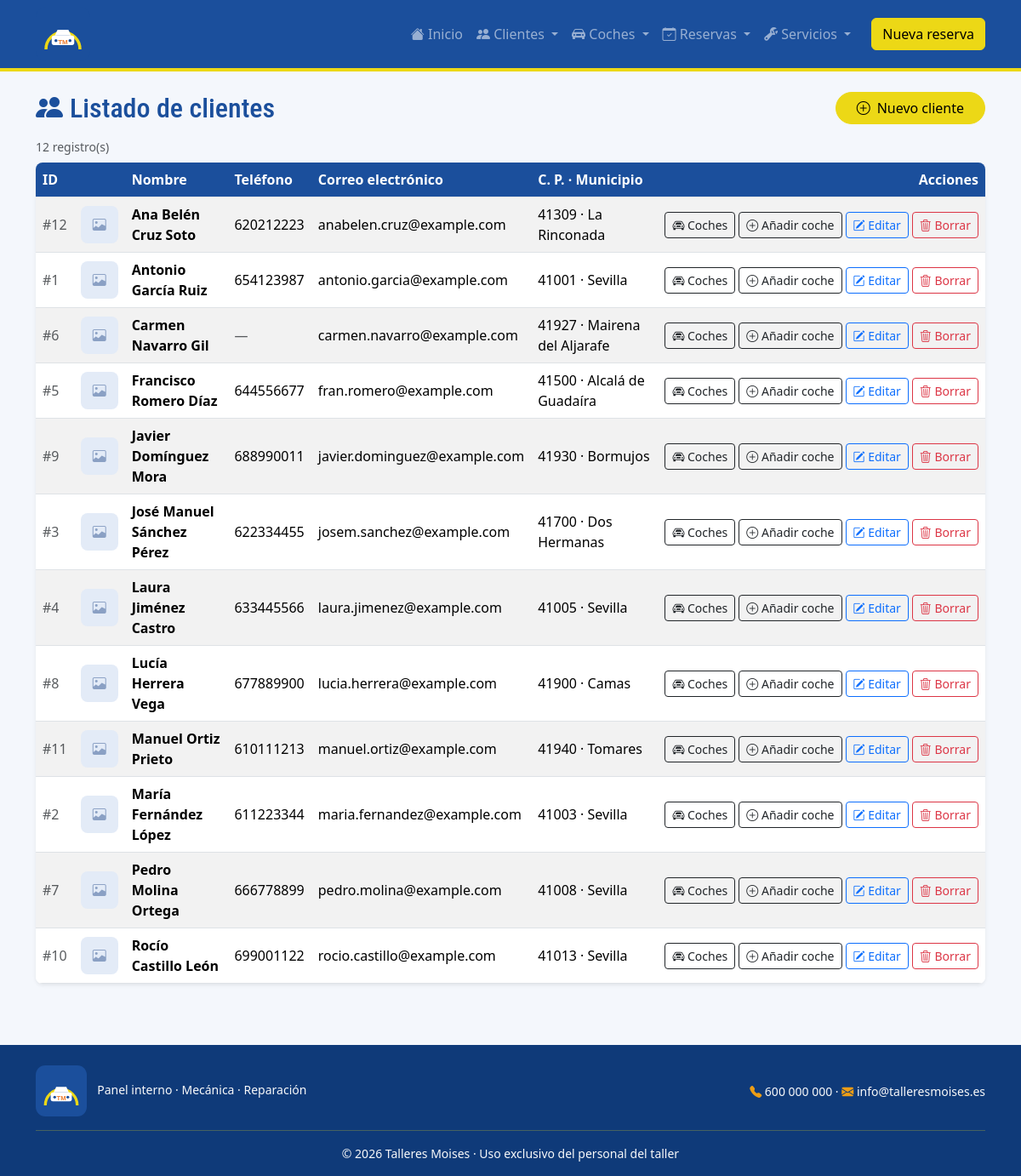
Screenshot of /listado_clientes.php with the database file from the repository.
### tables this page shows
CREATE TABLE `CLIENTE` (
  `id` INT NOT NULL AUTO_INCREMENT,
  `nombre_completo` VARCHAR(150) NOT NULL,
  `telefono` VARCHAR(20) NULL,
  `email` VARCHAR(150) NOT NULL,
  `id_cp` INT NOT NULL,
   
  `deleted_at` DATETIME NULL DEFAULT NULL,
  `imagen` MEDIUMBLOB NULL,  
  PRIMARY KEY (`id`),
  UNIQUE KEY `uq_cliente_email` (`email`),
   
  KEY `idx_cliente_id_cp` (`id_cp`),
   
   
  KEY `idx_cliente_deleted_at` (`deleted_at`),
   
  CONSTRAINT `fk_cliente_codigo_postal` FOREIGN KEY (`id_cp`) REFERENCES `CODIGO_POSTAL` (`id`)
);

### listado_clientes.php (called while the page is built)
<?php
require_once("funcionesBD.php");
mostrarListado("clientes");

### inc/entidades.php (called while the page is built, shortened)
<?php
$FRANJAS = array("MANANA" => "Mañana", "TARDE" => "Tarde");

### funcionesBD.php (the view, shortened to what this page needs)
<?php
require_once(__DIR__ . "/inc/entidades.php");
$errorBD = "";
function bd() {
    static $conexion = null;
    if ($conexion === null) {
        $conexion = obtenerConexion();
    }
    return $conexion;
}
function consultar($conexion, $sql, $tipos = "", $params = array()) {
    try {
        $stmt = $conexion->prepare($sql);
        $stmt->execute();
        $res = $stmt->get_result();
        $filas = $res ? $res->fetch_all(MYSQLI_ASSOC) : array();
        return $filas;
    } catch (mysqli_sql_exception $e) {
        $errorBD = $e->getMessage();
        return array();
    }
}
function entidad($clave) {
    global $ENTIDADES;
    $def = $ENTIDADES[$clave];
    $def["clave"] = $clave;
    return $def;
}
function h($valor) {
    return htmlspecialchars((string)$valor, ENT_QUOTES, "UTF-8");
}
function longitud($s) { return function_exists("mb_strlen") ? mb_strlen($s, "UTF-8") : strlen($s); }
function urlSegura($url, $porDefecto) {
    if (preg_match('/^[a-z_]+\.php(\?[^\s"\'<>]*)?$/', (string)$url)) {
        return $url;
    }
    return $porDefecto;
}
function paginaActual() {
    $q = $_SERVER["QUERY_STRING"] ?? "";
    return basename($_SERVER["SCRIPT_NAME"]) . ($q !== "" ? "?" . $q : "");
}
function abrirPagina() {
    echo "\n<main class=\"container py-4\">\n";
}
function cerrarPagina() {
    echo "\n</main>\n";
}
function textoFila($def, $fila) {
    $t = "#" . $fila["id"];
    if (!empty($def["columnaTexto"]) && isset($fila[$def["columnaTexto"]])) {
        $v = (string)$fila[$def["columnaTexto"]];
        $t .= " · " . (longitud($v) > 50 ? substr($v, 0, 50) . "…" : $v);
    }
    return $t;
}
function celdaHTML($fila, $c) {
    $v = $fila[$c["clave"]] ?? null;
    $vacio = ($v === null || $v === "");
    $clase = (isset($c["movil"]) && $c["movil"] === false) ? ' class="d-none d-md-table-cell"' : "";
    $formato = $c["formato"];
    if ($formato === "imagen") {
        $html = !empty($fila["tiene_imagen"])
            ? '<img src="imagen.php?t=' . h($c["entidad"]) . '&amp;id=' . (int)$fila["id"] . '" class="miniatura" alt="Imagen">'
            : '<span class="miniatura miniatura-vacia"><i class="bi bi-image"></i></span>';
        return '<td' . $clase . '>' . $html . '</td>';
    }
    if ($vacio) {
        $html = '<span class="text-body-secondary">—</span>';
    } elseif ($formato === "id") {
        $html = '<span class="text-body-secondary">#' . h($v) . '</span>';
    } elseif ($formato === "moneda") {
        $html = dineroES($v);
    } elseif ($formato === "minutos") {
        $html = minutosES($v);
    } elseif ($formato === "fecha") {
        $html = fechaES($v);
    } elseif ($formato === "franja") {
        $html = badgeFranja($v);
    } elseif ($formato === "largo") {
        $html = '<div class="celda-larga" title="' . h($v) . '">' . h($v) . '</div>';
    } else {
        $html = h($v);
    }
    if (!empty($c["fuerte"]) && !$vacio) { $html = '<span class="fw-semibold">' . $html . '</span>'; }
    return '<td' . $clase . '>' . $html . '</td>';
}
function modalBorrarHTML($def, $fila, $volver) {
    $id = (int)$fila["id"];
    $idModal = "borrar-" . $def["clave"] . "-" . $id;
    $html = '<div class="modal fade" id="' . $idModal . '" tabindex="-1" aria-labelledby="' . $idModal . '-t" aria-hidden="true">'
        . '<div class="modal-dialog modal-dialog-centered"><form class="modal-content" method="post" action="proceso_borrar_' . $def["slug"] . '.php">'
        . '<input type="hidden" name="id" value="' . $id . '"><input type="hidden" name="volver" value="' . h($volver) . '">'
        . '<div class="modal-header"><h2 class="modal-title h5 text-danger" id="' . $idModal . '-t"><i class="bi bi-exclamation-triangle-fill me-2"></i>Confirmar borrado</h2>'
        . '<button type="button" class="btn-close" data-bs-dismiss="modal" aria-label="Cerrar"></button></div>'
        . '<div class="modal-body"><p class="mb-0">¿Seguro que quieres borrar ' . ($def["genero"] === "f" ? "la " : "el ") . h($def["singular"])
        . ' <strong>' . h(textoFila($def, $fila)) . '</strong>? Esta acción no se puede deshacer.</p></div>'
        . '<div class="modal-footer"><button type="button" class="btn btn-outline-dark" data-bs-dismiss="modal">Cancelar</button>'
        . '<button type="submit" class="btn btn-danger"><i class="bi bi-trash3 me-1"></i>Borrar</button></div>'
        . '</form></div></div>';
    return $html;
}
function tablaHTML($clave, $filas) {
    $def = entidad($clave);
    $volver = urlSegura(paginaActual(), "listado_" . $clave . ".php");
    $html = '<p class="text-body-secondary small mb-2">' . count($filas) . ' registro(s)</p>'
          . '<div class="table-responsive shadow-sm rounded-3"><table class="table table-striped table-hover align-middle tabla-admin mb-0"><thead><tr>';
    foreach ($def["columnas"] as $c) {
        $clase = (isset($c["movil"]) && $c["movil"] === false) ? ' class="d-none d-md-table-cell"' : "";
        $html .= '<th' . $clase . '>' . h($c["etiqueta"]) . '</th>';
    }
    $html .= '<th class="text-end">Acciones</th></tr></thead><tbody>';
    foreach ($filas as $fila) {
        $html .= '<tr>';
        foreach ($def["columnas"] as $c) {
            $c["entidad"] = $clave;
            $html .= celdaHTML($fila, $c);
        }
        $id = (int)$fila["id"];
        $html .= '<td class="text-end text-nowrap">';
        foreach ($def["relacionados"] as $rel) {
            $html .= '<a class="btn btn-sm btn-outline-dark me-1" href="' . h(str_replace("{id}", (string)$id, $rel[2])) . '" title="' . h($rel[0]) . '">'
                   . '<i class="bi ' . $rel[1] . '"></i><span class="d-none d-xl-inline"> ' . h($rel[0]) . '</span></a>';
        }
        $html .= '<a class="btn btn-sm btn-outline-primary me-1" href="editar_' . $def["slug"] . '.php?id=' . $id . '" title="Editar">'
               . '<i class="bi bi-pencil-square"></i><span class="d-none d-xl-inline"> Editar</span></a>'
               . '<button type="button" class="btn btn-sm btn-outline-danger" data-bs-toggle="modal" data-bs-target="#borrar-' . $clave . '-' . $id . '" title="Borrar">'
               . '<i class="bi bi-trash3"></i><span class="d-none d-xl-inline"> Borrar</span></button></td></tr>';
    }
    $html .= '</tbody></table></div>';
    foreach ($filas as $fila) {
        $html .= modalBorrarHTML($def, $fila, $volver);
    }
    return $html;
}
function cabeceraSeccion($def, $texto) {
    echo '<div class="d-flex flex-wrap justify-content-between align-items-center gap-2 mb-3">'
       . '<h1 class="h2 text-primary mb-0"><i class="bi ' . $def["icono"] . ' me-2"></i>' . h($texto) . '</h1>'
       . '<a class="btn btn-secondary btn-hero px-4" href="alta_' . $def["slug"] . '.php"><i class="bi bi-plus-circle me-2"></i>' . h($def["etiquetaNuevo"]) . '</a></div>';
}
function mostrarListado($clave) {
    $def = entidad($clave);
    $filas = consultar(bd(), $def["select"] . " ORDER BY " . $def["orden"]);
    abrirPagina();
    cabeceraSeccion($def, "Listado de " . strtolower($def["titulo"]));
    echo tablaHTML($clave, $filas);
    cerrarPagina();
}

### css/style.css (style rules this page uses)
:root { --bs-primary: #1B4F9C; --bs-primary-rgb: 27, 79, 156; --bs-secondary: #ECD816; --bs-secondary-rgb: 236, 216, 22; --bs-info: #531CA1; --bs-info-rgb: 83, 28, 161; --bs-warning: #EC9D16; --bs-warning-rgb: 236, 157, 22; --bs-dark: #0F3A79; --bs-dark-rgb: 15, 58, 121; --bs-body-font-family: system-ui, -apple-system, "Segoe UI", Roboto, Arial, sans-serif; }
.btn-secondary { --bs-btn-color: #000; --bs-btn-bg: #ECD816; --bs-btn-border-color: #ECD816; --bs-btn-hover-color: #000; --bs-btn-hover-bg: #d4c014; --bs-btn-hover-border-color: #d4c014; --bs-btn-active-color: #000; --bs-btn-active-bg: #c2af12; --bs-btn-active-border-color: #c2af12; }
h1, h2, h3, h4, h5, h6 { font-family: "Arial Narrow", "Roboto Condensed", "Franklin Gothic Medium", Impact, sans-serif; font-weight: 700; }
.navbar, .btn { font-family: "Segoe UI", Montserrat, Arial, sans-serif; }
.navbar { border-bottom: 4px solid var(--bs-secondary); }
.navbar-brand { padding: 0; }
.navbar-brand img { height: 100px; }
.btn-hero { border-radius: 50rem; transition: transform .2s ease, box-shadow .2s ease; }

### css/admin.css (style rules this page uses)
.navbar-brand img { height: 64px; border-radius: .75rem; }
body { background: #f4f7fc; }
.tabla-admin { background: #fff; }
.tabla-admin thead th { background: var(--bs-primary); color: #fff; white-space: nowrap; }
.miniatura { width: 44px; height: 44px; object-fit: cover; border-radius: .5rem; display: inline-block; }
.miniatura-vacia { display: inline-flex; align-items: center; justify-content: center; background: #e3ebf7; color: #8aa0c4; }

### rows the page displays
cliente: id "12", nombre_completo "Ana Belén Cruz Soto", telefono "620212223", email "anabelen.cruz@example.com", html "41309 · La Rinconada", rel "Coches", rel "Añadir coche"
cliente: id "1", nombre_completo "Antonio García Ruiz", telefono "654123987", email "antonio.garcia@example.com", html "41001 · Sevilla", rel "Coches", rel "Añadir coche"
cliente: id "6", nombre_completo "Carmen Navarro Gil", email "carmen.navarro@example.com", html "41927 · Mairena del Aljarafe", rel "Coches", rel "Añadir coche"
cliente: id "5", nombre_completo "Francisco Romero Díaz", telefono "644556677", email "fran.romero@example.com", html "41500 · Alcalá de Guadaíra", rel "Coches", rel "Añadir coche"
cliente: id "9", nombre_completo "Javier Domínguez Mora", telefono "688990011", email "javier.dominguez@example.com", html "41930 · Bormujos", rel "Coches", rel "Añadir coche"
cliente: id "3", nombre_completo "José Manuel Sánchez Pérez", telefono "622334455", email "josem.sanchez@example.com", html "41700 · Dos Hermanas", rel "Coches", rel "Añadir coche"
cliente: id "4", nombre_completo "Laura Jiménez Castro", telefono "633445566", email "laura.jimenez@example.com", html "41005 · Sevilla", rel "Coches", rel "Añadir coche"
cliente: id "8", nombre_completo "Lucía Herrera Vega", telefono "677889900", email "lucia.herrera@example.com", html "41900 · Camas", rel "Coches", rel "Añadir coche"
cliente: id "11", nombre_completo "Manuel Ortiz Prieto", telefono "610111213", email "manuel.ortiz@example.com", html "41940 · Tomares", rel "Coches", rel "Añadir coche"
cliente: id "2", nombre_completo "María Fernández López", telefono "611223344", email "maria.fernandez@example.com", html "41003 · Sevilla", rel "Coches", rel "Añadir coche"
cliente: id "7", nombre_completo "Pedro Molina Ortega", telefono "666778899", email "pedro.molina@example.com", html "41008 · Sevilla", rel "Coches", rel "Añadir coche"
cliente: id "10", nombre_completo "Rocío Castillo León", telefono "699001122", email "rocio.castillo@example.com", html "41013 · Sevilla", rel "Coches", rel "Añadir coche"

### other values shown
$texto "Listado de clientes"
$def["etiquetaNuevo"] "Nuevo cliente"
count($filas) "12"
$c["etiqueta"] "ID"
$c["etiqueta"] "Nombre"
$c["etiqueta"] "Teléfono"
$c["etiqueta"] "Correo electrónico"
$c["etiqueta"] "C. P. · Municipio"
